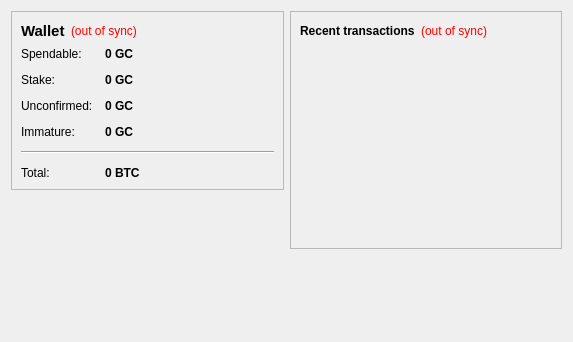
<?xml version="1.0" encoding="UTF-8"?>
<ui version="4.0">
 <class>OverviewPage</class>
 <widget class="QWidget" name="OverviewPage">
  <property name="geometry">
   <rect>
    <x>0</x>
    <y>0</y>
    <width>573</width>
    <height>342</height>
   </rect>
  </property>
  <property name="windowTitle">
   <string>Form</string>
  </property>
  <layout class="QHBoxLayout" name="horizontalLayout" stretch="1,1">
   <item>
    <layout class="QVBoxLayout" name="verticalLayout_2">
     <item>
      <widget class="QFrame" name="frame">
       <property name="frameShape">
        <enum>QFrame::StyledPanel</enum>
       </property>
       <property name="frameShadow">
        <enum>QFrame::Raised</enum>
       </property>
       <layout class="QVBoxLayout" name="verticalLayout_4">
        <item>
         <layout class="QHBoxLayout" name="horizontalLayout_4">
          <item>
           <widget class="QLabel" name="label_5">
            <property name="font">
             <font>
              <pointsize>11</pointsize>
              <weight>75</weight>
              <bold>true</bold>
             </font>
            </property>
            <property name="text">
             <string>Wallet</string>
            </property>
           </widget>
          </item>
          <item>
           <widget class="QLabel" name="labelWalletStatus">
            <property name="toolTip">
             <string>The displayed information may be out of date. Your wallet automatically synchronizes with the GoalCoin network after a connection is established, but this process has not completed yet.</string>
            </property>
            <property name="styleSheet">
             <string notr="true">QLabel { color: red; }</string>
            </property>
            <property name="text">
             <string notr="true">(out of sync)</string>
            </property>
            <property name="alignment">
             <set>Qt::AlignLeading|Qt::AlignLeft|Qt::AlignVCenter</set>
            </property>
           </widget>
          </item>
          <item>
           <spacer name="horizontalSpacer_2">
            <property name="orientation">
             <enum>Qt::Horizontal</enum>
            </property>
            <property name="sizeHint" stdset="0">
             <size>
              <width>40</width>
              <height>20</height>
             </size>
            </property>
           </spacer>
          </item>
         </layout>
        </item>
        <item>
         <layout class="QFormLayout" name="formLayout_2">
          <property name="fieldGrowthPolicy">
           <enum>QFormLayout::AllNonFixedFieldsGrow</enum>
          </property>
          <property name="horizontalSpacing">
           <number>12</number>
          </property>
          <property name="verticalSpacing">
           <number>12</number>
          </property>
          <item row="0" column="0">
           <widget class="QLabel" name="label">
            <property name="text">
             <string>Spendable:</string>
            </property>
           </widget>
          </item>
          <item row="0" column="1">
           <widget class="QLabel" name="labelBalance">
            <property name="font">
             <font>
              <weight>75</weight>
              <bold>true</bold>
             </font>
            </property>
            <property name="cursor">
             <cursorShape>IBeamCursor</cursorShape>
            </property>
            <property name="toolTip">
             <string>Your current spendable balance</string>
            </property>
            <property name="text">
             <string notr="true">0 GC</string>
            </property>
            <property name="textInteractionFlags">
             <set>Qt::LinksAccessibleByMouse|Qt::TextSelectableByKeyboard|Qt::TextSelectableByMouse</set>
            </property>
           </widget>
          </item>
          <item row="1" column="0">
           <widget class="QLabel" name="label_6">
            <property name="text">
             <string>Stake:</string>
            </property>
           </widget>
          </item>
          <item row="1" column="1">
           <widget class="QLabel" name="labelStake">
            <property name="font">
             <font>
              <weight>75</weight>
              <bold>true</bold>
             </font>
            </property>
            <property name="cursor">
             <cursorShape>IBeamCursor</cursorShape>
            </property>
            <property name="toolTip">
             <string>Total of coins that was staked, and do not yet count toward the current balance</string>
            </property>
            <property name="text">
             <string notr="true">0 GC</string>
            </property>
            <property name="textInteractionFlags">
             <set>Qt::LinksAccessibleByMouse|Qt::TextSelectableByKeyboard|Qt::TextSelectableByMouse</set>
            </property>
           </widget>
          </item>
          <item row="2" column="0">
           <widget class="QLabel" name="label_3">
            <property name="text">
             <string>Unconfirmed:</string>
            </property>
           </widget>
          </item>
          <item row="2" column="1">
           <widget class="QLabel" name="labelUnconfirmed">
            <property name="font">
             <font>
              <weight>75</weight>
              <bold>true</bold>
             </font>
            </property>
            <property name="cursor">
             <cursorShape>IBeamCursor</cursorShape>
            </property>
            <property name="toolTip">
             <string>Total of transactions that have yet to be confirmed, and do not yet count toward the current balance</string>
            </property>
            <property name="text">
             <string notr="true">0 GC</string>
            </property>
            <property name="textInteractionFlags">
             <set>Qt::LinksAccessibleByMouse|Qt::TextSelectableByKeyboard|Qt::TextSelectableByMouse</set>
            </property>
           </widget>
          </item>
          <item row="3" column="0">
           <widget class="QLabel" name="labelImmatureText">
            <property name="text">
             <string>Immature:</string>
            </property>
           </widget>
          </item>
          <item row="3" column="1">
           <widget class="QLabel" name="labelImmature">
            <property name="font">
             <font>
              <weight>75</weight>
              <bold>true</bold>
             </font>
            </property>
            <property name="toolTip">
             <string>Mined balance that has not yet matured</string>
            </property>
            <property name="text">
             <string notr="true">0 GC</string>
            </property>
            <property name="textInteractionFlags">
             <set>Qt::LinksAccessibleByMouse|Qt::TextSelectableByKeyboard|Qt::TextSelectableByMouse</set>
            </property>
           </widget>
          </item>
          <item row="4" column="0" colspan="2">
           <widget class="Line" name="line">
            <property name="orientation">
             <enum>Qt::Horizontal</enum>
            </property>
           </widget>
          </item>
          <item row="5" column="0">
           <widget class="QLabel" name="labelTotalText">
            <property name="text">
             <string>Total:</string>
            </property>
           </widget>
          </item>
          <item row="5" column="1">
           <widget class="QLabel" name="labelTotal">
            <property name="font">
             <font>
              <weight>75</weight>
              <bold>true</bold>
             </font>
            </property>
            <property name="cursor">
             <cursorShape>IBeamCursor</cursorShape>
            </property>
            <property name="toolTip">
             <string>Your current total balance</string>
            </property>
            <property name="text">
             <string notr="true">0 BTC</string>
            </property>
            <property name="textInteractionFlags">
             <set>Qt::LinksAccessibleByMouse|Qt::TextSelectableByKeyboard|Qt::TextSelectableByMouse</set>
            </property>
           </widget>
          </item>
         </layout>
        </item>
       </layout>
      </widget>
     </item>
     <item>
      <spacer name="verticalSpacer">
       <property name="orientation">
        <enum>Qt::Vertical</enum>
       </property>
       <property name="sizeHint" stdset="0">
        <size>
         <width>20</width>
         <height>40</height>
        </size>
       </property>
      </spacer>
     </item>
    </layout>
   </item>
   <item>
    <layout class="QVBoxLayout" name="verticalLayout_3">
     <item>
      <widget class="QFrame" name="frame_2">
       <property name="frameShape">
        <enum>QFrame::StyledPanel</enum>
       </property>
       <property name="frameShadow">
        <enum>QFrame::Raised</enum>
       </property>
       <layout class="QVBoxLayout" name="verticalLayout">
        <item>
         <layout class="QHBoxLayout" name="horizontalLayout_2">
          <item>
           <widget class="QLabel" name="label_4">
            <property name="text">
             <string>&lt;b&gt;Recent transactions&lt;/b&gt;</string>
            </property>
           </widget>
          </item>
          <item>
           <widget class="QLabel" name="labelTransactionsStatus">
            <property name="toolTip">
             <string>The displayed information may be out of date. Your wallet automatically synchronizes with the GoalCoin network after a connection is established, but this process has not completed yet.</string>
            </property>
            <property name="styleSheet">
             <string notr="true">QLabel { color: red; }</string>
            </property>
            <property name="text">
             <string notr="true">(out of sync)</string>
            </property>
            <property name="alignment">
             <set>Qt::AlignRight|Qt::AlignTrailing|Qt::AlignVCenter</set>
            </property>
           </widget>
          </item>
          <item>
           <spacer name="horizontalSpacer">
            <property name="orientation">
             <enum>Qt::Horizontal</enum>
            </property>
            <property name="sizeHint" stdset="0">
             <size>
              <width>40</width>
              <height>20</height>
             </size>
            </property>
           </spacer>
          </item>
         </layout>
        </item>
        <item>
         <widget class="QListView" name="listTransactions">
          <property name="styleSheet">
           <string notr="true">QListView { background: transparent; }</string>
          </property>
          <property name="frameShape">
           <enum>QFrame::NoFrame</enum>
          </property>
          <property name="verticalScrollBarPolicy">
           <enum>Qt::ScrollBarAlwaysOff</enum>
          </property>
          <property name="horizontalScrollBarPolicy">
           <enum>Qt::ScrollBarAlwaysOff</enum>
          </property>
          <property name="selectionMode">
           <enum>QAbstractItemView::NoSelection</enum>
          </property>
         </widget>
        </item>
       </layout>
      </widget>
     </item>
     <item>
      <spacer name="verticalSpacer_2">
       <property name="orientation">
        <enum>Qt::Vertical</enum>
       </property>
       <property name="sizeHint" stdset="0">
        <size>
         <width>20</width>
         <height>40</height>
        </size>
       </property>
      </spacer>
     </item>
    </layout>
   </item>
  </layout>
 </widget>
 <resources/>
 <connections/>
</ui>
